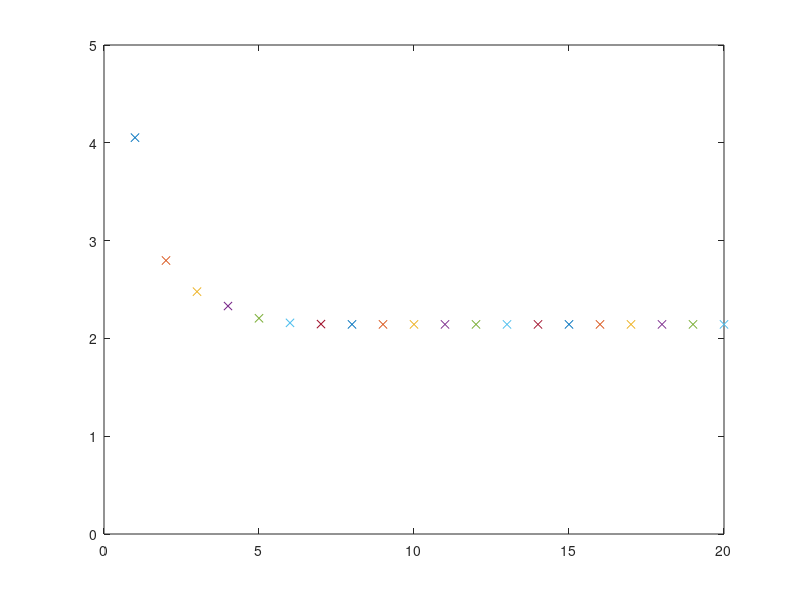

This chart was generated by the following MATLAB code:
clear;
clc;

nb = 8;
% evalValue = input('evaluation Value (10 - 25): ');
% nc = input('jumlah kromosom: ');
evalValue = 12;
nc = 10;
init_crom = struct('cromosom', cell(nc,1));

%=================================================================%
%======================== CONSTANT VARIABLE ======================%
k1 = 0.9;
k2 = 0.05;
k3 = 0.05;
VdropB = [1.48 1.42 1.36 1.56 1.39 1.34 1.41 1.58];
VdropA = [0.89 0.85 0.81 0.93 0.84 0.80 0.84 0.95];
PactiB = [423.99 241.09 252.18 421.22 224.47 216.15 241.09 285.43];
PactiA = [519.39 295.34 308.92 516.00 274.97 254.79 295.34 349.66];
QpassB = [318.00 180.82 189.13 315.92 168.35 162.12 180.82 214.08];
QpassA = [106.00  60.27  63.04 105.31  56.12  54.04  60.27  71.36];
%=================================================================%
%=================================================================%

child = struct('cromosom', cell(size(init_crom,1),1),'currEval', cell(size(init_crom,1),1),'totEval', cell(size(init_crom,1),1),'fObj', cell(size(init_crom,1),1),'fitness', cell(size(init_crom,1),1));

for i = 1:nb
    fitt(i) = k1*(max(0,VdropA(i) - VdropB(i))) + k2*(max(0,PactiA(i) - PactiB(i))) + k3*(max(0, QpassA(i) - QpassB(i)));
end

disp(' ')
fprintf('=============================================\n')
fprintf('=================Init Parent=================\n')
% install parrent
for i = 1:nc
    for o = 1:nb
        x = rand(1);
        if x >= 0.5
            init_crom(i).cromosom(o) = 1;
        else
            init_crom(i).cromosom(o) = 0;
        end
    end
    child(i).cromosom = init_crom(i).cromosom;
    child(i).currEval = 0;
    child(i).fObj = 0;
    for o = 1:nb
        if child(i).cromosom(o) == 1
            child(i).currEval = child(i).currEval + fitt(o);
        end
    end
    child(i).totEval = evalValue;
    child(i).fObj = abs(child(i).totEval - child(i).currEval);
    if i <= 9
        fmt=['parrent%d  = ' repmat(' %d',1,numel(init_crom(i).cromosom)) '\n'];
        fprintf(fmt,i,init_crom(i).cromosom)
    else
        fmt=['parrent%d = ' repmat(' %d',1,numel(init_crom(i).cromosom)) '\n'];
        fprintf(fmt,i,init_crom(i).cromosom)
    end
end
disp(' ')
fprintf('=============================================\n')
fprintf('Epoch ||  Fungsi Obyektif  || Fitness Terbaik\n')
fprintf('=============================================\n')
for iter = 1:20
    avgObj = 0;
    for i = 1:nc
        avgObj = avgObj + child(i).fObj;
    end
    avgObj = avgObj/nc;
    if iter<10
        fmt=['  %d           %f           %f \n'];
    else
        fmt=[' %d           %f           %f \n'];
    end
    fprintf(fmt,iter, avgObj, child(1).fitness)
    
    figure(1)
    plot(iter, avgObj,'x');
    axis([0 iter 0 5])
    hold on

    for i = 1:nc
        child(i).fitness = 1/(1+child(i).fObj);
    end

    [~,index] = sortrows([child.fitness].'); 
    child = child(index(end:-1:1)); 
    clear index

    %start crossover=======================================================
    for o = 1:nb-(nb/2)
        child(nc-1).cromosom(o) = child(1).cromosom(o);
    end
    for o = (nb/2)+1:nb
        child(nc-1).cromosom(o) = child(2).cromosom(o);
    end
    for o = 1:nb-(nb/2)
        child(nc).cromosom(o) = child(2).cromosom(o);
    end
    for o = (nb/2)+1:nb
        child(nc).cromosom(o) = child(1).cromosom(o);
    end

    %start mutation========================================================
    if child(nc-1).cromosom(2) == 1
       child(nc-1).cromosom(2) = 0;
    else
        child(nc-1).cromosom(2) = 1;
    end

    if child(nc-1).cromosom(6) == 1
       child(nc-1).cromosom(6) = 0;
    else
        child(nc-1).cromosom(6) = 1;
    end

    if child(nc).cromosom(2) == 1
       child(nc).cromosom(2) = 0;
    else
        child(nc).cromosom(2) = 1;
    end

    if child(nc).cromosom(6) == 1
       child(nc).cromosom(6) = 0;
    else
        child(nc).cromosom(6) = 1;
    end

    for i = 1:nc
        child(i).currEval = 0;
        for o = 1:nb
            if child(i).cromosom(o) == 1
                
                child(i).currEval = child(i).currEval + fitt(o);
            end
        end    
        child(i).fObj = abs(child(i).totEval - child(i).currEval);
    end
end

fprintf('=============================================\n')
fmt=['Kromosom terbaik = ' repmat(' %d',1,numel(child(1).cromosom)) '\n'];
fprintf(fmt,child(1).cromosom)
